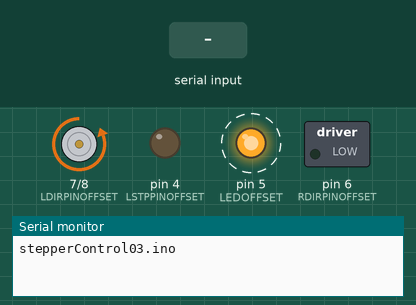
A sketch run on a simulated Arduino Uno, built with avr-gcc and run on an emulated ATmega328P. Parts: direction and speed pins drawn as motors (green arrow = direction pin HIGH = forward, orange = LOW = backward, longer = more drive), switched loads named in the sketch (green lamp = pin HIGH), output pins drawn as LEDs (lit = HIGH), the last lines printed to the serial monitor. Dashed ring = blinking. The inputs (shaded band) are chosen by the test bench. Pins used as bus, display or sensor lines are not drawn.

Above: at 1.25 s.
1.3 s: "argv1 \n" received over Serial
4.3 s: byte 32 (' ') received over Serial
At 6.6 s:
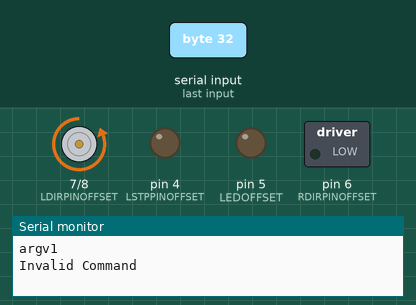
7.3 s: "0\n" received over Serial
At 9.8 s:
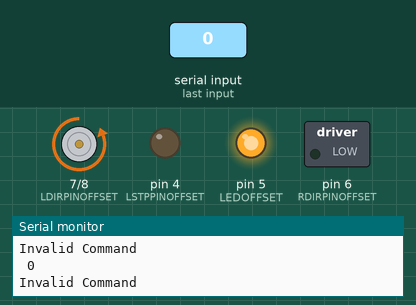
Timing chart, 0 to 15.5 s (numbered marks = the images above; inputs shaded):
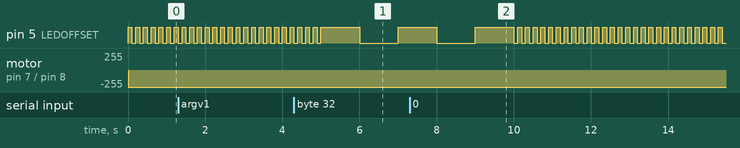

The sketch:

StepperControl03.ino
```cpp
#define VERSIONMSG "stepperControl03.ino"
#define ENAOBSTRUCTIONCHECK
#include <SPI.h>

// notes with [] show CNC shield pin


#define LED 5 // the blinking
#define NORMALBLINK 1000000
#define WARNINGBLINK 500000
#define PANICBLINK 100000

// pulse rate per second for different speeds
// pi sends the requires left and right speeds as pulses
// +ve if fwd and -ve is rev for both the wheels

#define MAXTIME 4.2E9
// remember micros wraps around 4,294,967,295


/*****************************************/
/****** setup Arduino ********************/
/*****************************************/
// The following of PORTB offset 0, specified here the digital pin number
// #define EN 8
#define ENOFFSET 0

// The following of PORTD The numbers match the digital Pin number
// Right Wheel - CNC Y-Axis,Left Wheel - Z-Axis
#define LDIRPINOFFSET 7 // Left Wheel stepper motor direction control
#define RDIRPINOFFSET 6 // Right Wheel stepper motor direction control
#define LSTPPINOFFSET 4 // Left Wheel stepper control
#define RSTPPINOFFSET 3 // Right Wheel stepper control

#define LEDOFFSET 5 // [X_dir]

// Offsets for Analog pins fro PORTC
#define FRONTSENSOR1 0 // A0 [Abort]
#define FRONTSENSOR2 1 // A1 [Hold]

#define CLR(x,y) (x&=(~(1<<y)))
#define SET(x,y) (x|=(1<<y))
#define XOR(x,y) (x=x^(1<<y))
#define READDIGITAL(x,y) (x&(1<<y))


// commands from Pi
#define ANALOG_READ    'a'
#define GET_BAUDRATE   'b'
#define PIN_MODE       'c'
#define DIGITAL_READ   'd'
#define READ_ENCODERS  'e'
#define MOTOR_SPEEDS   'm'
#define MOTOR_RAW_PWM  'o'
#define PING           'p'
#define RESET_ENCODERS 'r'
#define SERVO_WRITE    's'
#define SERVO_READ     't'
#define UPDATE_PID     'u'

#define LEFT_MOTOR  0
#define RIGHT_MOTOR 1

/* Stop the robot if it hasn't received a movement command
  in this number of milliseconds */
#define AUTO_STOP_INTERVAL 5000
long lastMotorCommand = AUTO_STOP_INTERVAL;

// Notes on CNC shield with DRV8825
// Resolution stepsize selectors M0, M1 and M2
// with M2 only ON, Microstep resolution is 1/16 step

void setupPins() {

  // setup motor pins
  SET(DDRD, LDIRPINOFFSET); CLR(PORTD, LDIRPINOFFSET);
  SET(DDRD, RDIRPINOFFSET); CLR(PORTD, RDIRPINOFFSET);
  SET(DDRD, LSTPPINOFFSET); CLR(PORTD, LSTPPINOFFSET);
  SET(DDRD, RSTPPINOFFSET); CLR(PORTD, RSTPPINOFFSET);

  SET(DDRD, LEDOFFSET); CLR(PORTD, LEDOFFSET);

  // enable CNC shield
  SET(DDRB, ENOFFSET); CLR(PORTB, ENOFFSET);

  // Front Obstruction Sensors, both are inputs
  CLR(DDRC, FRONTSENSOR1);
  CLR(DDRC, FRONTSENSOR2);
}

void defineTimer() {
	SET(PORTB, ENOFFSET); // disable stepper drivers

  //We are going to overwrite the Timer1 to use the stepper motors

  // STEPPER MOTORS INITIALIZATION
  // TIMER1 CTC MODE
  TCCR1B &= ~(1<<WGM13);
  TCCR1B |=  (1<<WGM12);
  TCCR1A &= ~(1<<WGM11);
  TCCR1A &= ~(1<<WGM10);

  // output mode = 00 (disconnected)
  TCCR1A &= ~(3<<COM1A0);
  TCCR1A &= ~(3<<COM1B0);

  // Set the timer pre-scaler
  // Generally we use a divider of 8, resulting in a 2MHz timer on 16MHz CPU
  TCCR1B = (TCCR1B & ~(0x07<<CS10)) | (2<<CS10);  // pre-scaling is 8
//  TCCR1B = (TCCR1B & ~(0x07<<CS10)) | (5<<CS10) ;  // pre-scaling 1024

  OCR1A = 125;  // 16Khz This is preferred for 1/16 step on CNC hat
  // OCR1A = 100;  // 20Khz
  // OCR1A = 80;   // 25Khz
  // OCR1A = 60;   // 250 Hz with pre-scaling as 1024
  TCNT1 = 0;

  TIMSK1 |= (1<<OCIE1A);  // Enable Timer1 interrupt
  CLR(PORTB, ENOFFSET);   // Enable stepper drivers
}

/***********************************/
/****** The Status blinker *********/
/***********************************/
// blink LED
#define PIMESSAGEDELAY 10000000  // 10s for testing
unsigned long nowTime = micros();
unsigned long blinkInterval = NORMALBLINK; // microS
unsigned long nextTime;
bool blinkActive = true;
boolean cantMoveFwd = false;
boolean cantMoveRev = false;
unsigned long nextMessageFromPi = nowTime + PIMESSAGEDELAY;

void blink() {
  XOR(PORTD, LEDOFFSET);
}

void checkBlink() {
   if (blinkActive && nowTime >= nextTime) {
		blink();
		nextTime = nowTime + blinkInterval;
	}
}

long r_motor_steps = 0l;
long l_motor_steps = 0l;


/***********************************/
/*********Handle control message form pi *******/
//*********************************/

// Taken from ROSAeduinoMV01.ino

/* Variable initialization */

// A pair of varibles to help parse serial commands (thanks Fergs)
int arg = 0;
int index = 0;

// Variable to hold an input character
char chr;

// Variable to hold the current single-character command
char cmd;

// Character arrays to hold the first and second arguments
char argv1[16];
char argv2[16];


// The arguments converted to integers
long arg1;
long arg2;

int moving = 0;

/* Clear the current command parameters */
void resetCommand() {
  cmd = 0;
  memset(argv1, 0, sizeof(argv1));
  memset(argv2, 0, sizeof(argv2));
  arg1 = 0;
  arg2 = 0;
  arg = 0;
  index = 0;
}

void resetEncoders() {
  resetEncoder(LEFT_MOTOR);
  resetEncoder(RIGHT_MOTOR);
}

void resetEncoder(int i) {
    if (i == LEFT_MOTOR){
      l_motor_steps=0L;
      return;
    } else {
      r_motor_steps=0L;
      return;
    }
  }

long readEncoder(int n) {
  if (n == LEFT_MOTOR)
    return l_motor_steps;
  else if (n == RIGHT_MOTOR)
    return r_motor_steps;
  else
    return 0;
}

/* Run a command.  Commands are defined in commands.h */
int runCommand() {
  int i = 0;
  char *p = argv1;
  char *str;
  int pid_args[4];
  // char buff[50];
  arg1 = atoi(argv1);
  arg2 = atoi(argv2);
  // sprintf(buff, "In runCommand %c, %s, %s", cmd, argv1, argv2);
  // Serial.println(buff);
  switch(cmd) {
    case READ_ENCODERS:
      Serial.print(readEncoder(LEFT_MOTOR));
      Serial.print(" ");
      Serial.println(readEncoder(RIGHT_MOTOR));
      break;
    case RESET_ENCODERS:
      resetEncoders();
      Serial.println("OK");
      break;
    case MOTOR_SPEEDS:
      /* Reset the auto stop timer */
      lastMotorCommand = millis();
      // setMotorSpeeds(arg1, arg2);
      setMotorSpeeds(arg1, arg2);
      if (arg1 == 0 && arg2 == 0) {
        moving = 0;
      }
      else moving = 1;
      Serial.println("OK");
      break;
    default:
      Serial.println("Invalid Command");
      break;
  }
}


/**************************/
/**** Motor Control *******/
/**************************/
// right motor is index 0 and left is index 1
uint16_t periodsCounter[2];      // counters for periods
uint16_t subPeriod[2][8];        // eight subperiodPaddings
uint8_t subPeriodIndex[2];       // index for subperiodPaddings
int16_t requiredMotorSpeed[2];     // required speed of motors
int16_t actualMotorSpeed[2];     // actual speed of motors
uint8_t actualMotorDir[2];       // actual direction of steppers motors true is Forwared


#define ZERO_SPEED  65535
#define MAX_ACCEL   1000

// Divided into 8 sub-periods to increase the resolution at high speeds (short periods)
// subperiodPadding = ((1000 % vel)*8)/vel;
void calculateSubperiods(uint8_t motor) {
  uint8_t subperiodPadding;
  uint16_t absSpeed;
  uint8_t i;

  // char buff[100];
  // sprintf(buff, "calculateSubperiods: Motor %d, actualMotorSpeed %d",  motor, actualMotorSpeed[motor]);
  // Serial.println(buff);

  if (actualMotorSpeed[motor] == 0) {
    for (i=0; i<8; i++) {
      subPeriod[motor][i] = ZERO_SPEED;
    }
    return;
  }

  actualMotorDir[motor] = (actualMotorSpeed[motor] > 0) ? 1 : 0; // true is Forwared


  absSpeed = abs(actualMotorSpeed[motor]);

  subPeriod[motor][0] = 1000/absSpeed;
  for (i=1; i<8; i++) {
    subPeriod[motor][i] = subPeriod[motor][0];
  }
  // Calculate the sub-period padding.
  subperiodPadding = ((1000 % absSpeed)*8)/absSpeed;
  if (subperiodPadding > 0) {
    subPeriod[motor][1]++;
  }
  if (subperiodPadding > 1) {
    subPeriod[motor][5]++;
  }
  if (subperiodPadding > 2) {
    subPeriod[motor][3]++;
  }
  if (subperiodPadding > 3) {
    subPeriod[motor][7]++;
  }
  if (subperiodPadding > 4) {
    subPeriod[motor][0]++;
  }
  if (subperiodPadding > 5) {
    subPeriod[motor][4]++;
  }
  if (subperiodPadding > 6) {
    subPeriod[motor][2]++;
  }
}

void setMotorSpeeds(int s_left, int s_right) {
  // char buff[100];
  // sprintf(buff, "setMotorSpeeds: l, r %d, %d",  s_left, s_right);
  // Serial.println(buff);
  setMotorSpeed(LEFT_MOTOR, s_left / 16);
  // modified to negate s_right)
  setMotorSpeed(RIGHT_MOTOR, -s_right / 16);
}

void setMotorSpeed(uint8_t motorNum, int speed) {
  //int16_t speed = constrain(requiredMotorSpeed, -MAX_SPEED, MAX_SPEED);
  // the above can be limited by the caller
  // LIMIT MAX ACCELERATION
  int16_t acceleration = speed - actualMotorSpeed[motorNum];
  if (acceleration > MAX_ACCEL) {
    actualMotorSpeed[motorNum] += MAX_ACCEL;
  } else if (acceleration < -MAX_ACCEL) {
    actualMotorSpeed[motorNum] -= MAX_ACCEL;
  } else {
    actualMotorSpeed[motorNum] = speed;
  }
//   char buff[100];
//    sprintf(buff, "setMotorSpeed: %d, speed %d",  motorNum, speed);
//   Serial.println(buff);
//  sprintf(buff, "setMotorSpeed: %d, actualMotorSpeed %d",  motorNum, actualMotorSpeed[motorNum]);
//   Serial.println(buff);
  calculateSubperiods(motorNum);  // We use four subperiodPaddings to increase resolution

  // To save energy when its not running...
  if ((actualMotorSpeed[0] == 0) && (actualMotorSpeed[1] == 0)) {
	  SET(PORTB, ENOFFSET); // Disable motors
  } else {
	  CLR(PORTB, ENOFFSET); // Enable motors
  }
}

/**************************************************/
/********** handle Motor Drives *******************/
/**************************************************/
long counter = 0;

ISR(TIMER1_COMPA_vect)
{
//  if (counter++ > 1000) { // every 2 sc with 500 Hz
//counter = 0;
//    Serial.println("In ISR");
//  }
  // index 0 is Left Motor and 1 is Right Motor
  periodsCounter[LEFT_MOTOR]++;
  periodsCounter[RIGHT_MOTOR]++;

  if (periodsCounter[RIGHT_MOTOR] >= subPeriod[RIGHT_MOTOR][subPeriodIndex[RIGHT_MOTOR]]) {
    periodsCounter[RIGHT_MOTOR] = 0;

    if (subPeriod[RIGHT_MOTOR][0] != ZERO_SPEED) {
      // for right motor the count is reversed 20231128
      if (actualMotorDir[RIGHT_MOTOR]) {
        SET(PORTD,RDIRPINOFFSET);  // DIR Motor right
        r_motor_steps--;
      } else {
        CLR(PORTD,RDIRPINOFFSET);
        r_motor_steps++;
      }
      // We need to wait at lest 200ns to generate the Step pulse...(?)
      subPeriodIndex[RIGHT_MOTOR] = (subPeriodIndex[RIGHT_MOTOR]+1)&0x07; // subPeriodIndex from 0 to 7

      SET(PORTD, RSTPPINOFFSET); // STEP Motor right
      delayMicroseconds(1);
      CLR(PORTD, RSTPPINOFFSET);
    }
  }

  if (periodsCounter[LEFT_MOTOR] >= subPeriod[LEFT_MOTOR][subPeriodIndex[LEFT_MOTOR]]) {
    periodsCounter[LEFT_MOTOR] = 0;

    if (subPeriod[LEFT_MOTOR][0] != ZERO_SPEED) {

      if (actualMotorDir[LEFT_MOTOR]) {
        SET(PORTD, LDIRPINOFFSET);   // DIR Motor left
        l_motor_steps++;
      } else {
        CLR(PORTD, LDIRPINOFFSET);
        l_motor_steps--;
      }
      subPeriodIndex[LEFT_MOTOR] = (subPeriodIndex[LEFT_MOTOR]+1)&0x07;

      SET(PORTD, LSTPPINOFFSET); // STEP Motor left
      delayMicroseconds(1);
      CLR(PORTD, LSTPPINOFFSET);
    }
  }
}

void setup() {
  Serial.begin(57600);
  Serial.println(VERSIONMSG);
  setupPins();
  // Serial.println("settng timer to 16kHz");
  defineTimer();
}


/************************************/
/****** The loop ********************/
/************************************/
long now = 0;

void loop() {
  nowTime = micros();
  while (Serial.available() > 0) {

    // Read the next character
    chr = Serial.read();
    Serial.print(chr);
    // Terminate a command with a CR
    if (chr == '\n') {
      // Serial.println("CR Rceived");

      if (arg == 1) argv1[index] = 0;
      else if (arg == 2) {
        argv2[index] = 0;
        // Serial.print("argv1 ");
        // Serial.println(argv1);
        // Serial.print("argv2 ");
        // Serial.println(argv2);
      }
      runCommand();
      resetCommand();
    }
    // Use spaces to delimit parts of the command
    else if (chr == ' ') {
      // Step through the arguments
      // Serial.print("arg after ' '");
      // Serial.println(arg);

      if (arg == 0) arg = 1;
      else if (arg == 1)  {
        argv1[index] = 0;
        arg = 2;
        index = 0;
      }
      continue;
    }
    else {
      if (arg == 0) {
        // The first arg is the single-letter command
        cmd = chr;
      }
      else if (arg == 1) {
        // Subsequent arguments can be more than one character
        argv1[index] = chr;
        index++;
      }
      else if (arg == 2) {
        argv2[index] = chr;
        index++;
      }
    }
  }

  if ((millis() - lastMotorCommand) > AUTO_STOP_INTERVAL) {;
    blinkInterval = PANICBLINK;
    setMotorSpeeds(0, 0);
    moving = 0;
  }
  else
    blinkInterval = NORMALBLINK;

  checkBlink();
}
```
